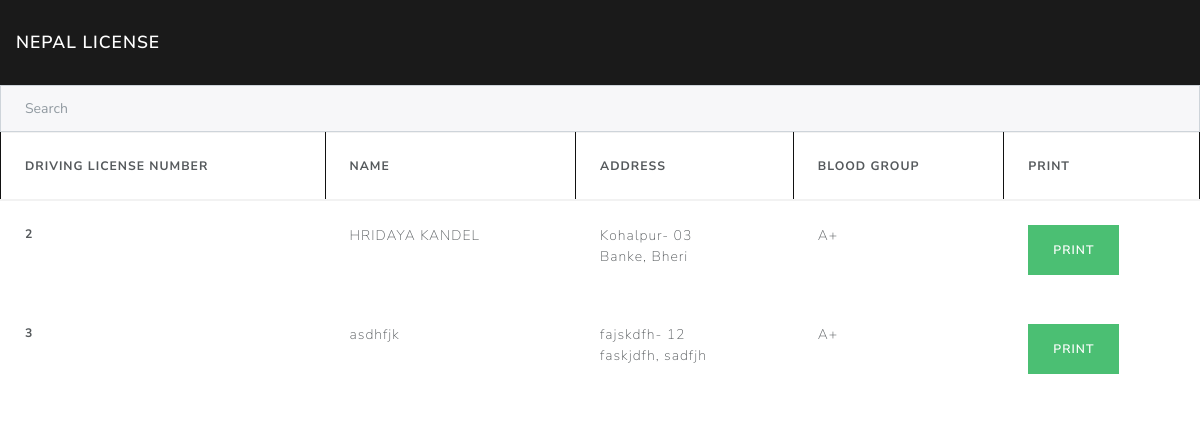
The page / on the database its author committed.
### tables this page shows
CREATE TABLE `person` (
  `driving_license_no` int(11) NOT NULL,
  `name` varchar(2000) NOT NULL,
  `country` varchar(5) NOT NULL DEFAULT 'Nepal',
  `zone` varchar(255) NOT NULL,
  `issue_zone` varchar(255) NOT NULL,
  `district` varchar(255) NOT NULL,
  `townVillage` varchar(255) NOT NULL,
  `ward` varchar(4) NOT NULL,
  `dob` date NOT NULL,
  `father_name` varchar(2000) NOT NULL,
  `citizenship` varchar(20) NOT NULL,
  `passport` varchar(20) NOT NULL,
  `phone_no` varchar(15) NOT NULL,
  `date_issue` date NOT NULL,
  `date_expire` date NOT NULL,
  `blood_group` varchar(2) NOT NULL,
  `category` varchar(1) NOT NULL,
  `image` varchar(2000) NOT NULL
);

### query/query.php (called while the page is built, shortened)
<?php
	class Query{
		public $pdo;
		public $tableName;
		function __construct($pdo, $tableName){
			$this->pdo = $pdo;
			$this->tableName = $tableName;
		}
		function findAllData() {
		        $executionStatement = $this->pdo->prepare('SELECT * FROM ' . $this->tableName );
		        $executionStatement->execute();
		        return $executionStatement;
		}
	}
?>

### index.php (the view, shortened to what this page needs)
<?php
	require 'connect/connect.php';
	require 'query/query.php';
	$obj = new Query($pdo, 'person');
	$person = $obj->findAllData();
?>
<!DOCTYPE html>
<html>
	<head>
		<link rel="stylesheet" href="https://stackpath.bootstrapcdn.com/bootstrap/4.1.3/css/bootstrap.min.css">
		<link rel="stylesheet" type="text/css" href="https://bootswatch.com/4/lux/bootstrap.min.css">
	</head>
	<body>
		<nav class="navbar navbar-expand-lg navbar-dark bg-primary">
		  <a class="navbar-brand" href="/">Nepal License</a>
		</nav>
		<input class="form-control" type="text" placeholder="Search" id="myInput" onkeyup="myFunction()">
		<table class="table table-hover" id="myTable">
		  <thead>
		    <tr>
		      <th scope="col">Driving License Number</th>
		      <th scope="col">Name</th>
		      <th scope="col">Address</th>
		      <th scope="col">Blood Group</th>
		      <th scope="col">Print</th>
		    </tr>
		  </thead>
		  <tbody>
		    	<?php
		    		foreach ($person as $key) {
		    			echo '<tr class="table-secondary">
		    				  <th scope="row">'.$key['driving_license_no'].'</th>
						      <td>'.$key['name'].'</td>
						      <td>'.$key['townVillage'].'- '.$key['ward'].'<br>'.$key['district'].', '.$key['zone'].'</td>
						      <td>'.$key['blood_group'].'</td>
						      <td><a href="print.php?id='. $key['driving_license_no'].'" class="btn btn-success">Print</a></td>
						      </tr>';
		    		}
		    	?>
		  </tbody>
		</table>
	</body>
</html>

### index.php (style rules this page uses)
th, td { border: 1px solid #111; }

### rows shown on the page
person: driving_license_no "2", name "HRIDAYA KANDEL", townVillage "Kohalpur", ward "03", district "Banke", zone "Bheri", blood_group "A+"
person: driving_license_no "3", name "asdhfjk", townVillage "fajskdfh", ward "12", district "faskjdfh", zone "sadfjh", blood_group "A+"
